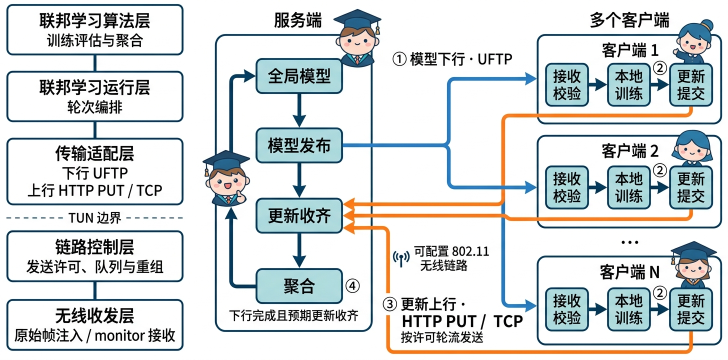
#> input picture outputs/autofigure/20261016-212601/figure-generated.png, 1456 x 720 px (shown at 1/2 size)
$ python cleanup.py
#> lines starting #> are read from the running program, lines starting #| are printed output that depends on the picture
"""对 AutoFigure PNG 做局部清理，保留生成原图作为来源。"""
from pathlib import Path
from PIL import Image, ImageDraw, ImageOps

root = Path(__file__).resolve().parent
source = root / 'figure-generated.png'
if not source.exists():
    source.write_bytes((root / 'figure.png').read_bytes())
image = Image.open(source).convert('RGB')
#> image is the input picture: PIL image 1456x720 RGB; mean R, G, B 212.8, 218, 218.8
scale = 3
canvas = image.resize((image.width * scale, image.height * scale), Image.Resampling.NEAREST)
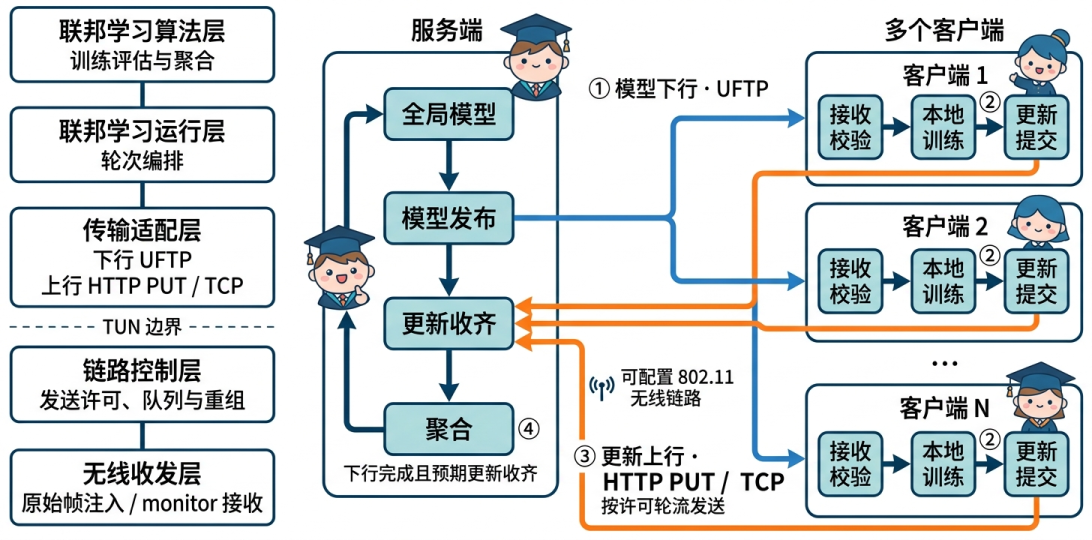
#> canvas: PIL image 4368x2160 RGB (shown at 1/4 size); mean R, G, B 212.8, 218, 218.8
draw = ImageDraw.Draw(canvas)

def box(bounds, fill='white'):
    draw.rectangle(tuple(round(v * scale) for v in bounds), fill=fill)

def line(points, fill, width):
    draw.line([(round(x * scale), round(y * scale)) for x, y in points], fill=fill, width=round(width * scale))

border = image.getpixel((600, 70))
#> border = (9, 53, 80)
loop = image.getpixel((462, 480))
#> loop = (2, 56, 92)

# 去掉错误的“模型发布 → 更新收齐”内部箭头。
box((581, 327, 616, 395))

# 清除服务端上方的人物，并恢复被遮挡的容器边框。
box((664, 12, 770, 142))
# 模型模块被人物遮挡的右上部分，利用模块左侧的对称边缘恢复。
patch = ImageOps.mirror(image.crop((512, 117, 535, 143)))
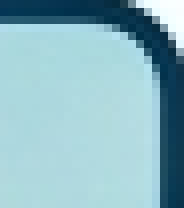
#> patch: PIL image 23x26 RGB (shown 8 times larger); mean R, G, B 140.5, 183, 193.2
canvas.paste(patch.resize((patch.width * scale, patch.height * scale), Image.Resampling.NEAREST), (664 * scale, 117 * scale))
# 精确重画服务端外边框的局部，避免叠加其他完好边框。
line([(664, 70), (726, 70)], border, 4)
draw.arc((708 * scale, 70 * scale, 744 * scale, 106 * scale), 270, 360, fill=border, width=4 * scale)
line([(744, 88), (744, 142)], border, 4)

# 清除聚合回路上的人物和多余箭头，恢复左边框及回路直线。
box((400, 298, 510, 442))
line([(431, 298), (431, 442)], border, 4)
line([(462, 298), (462, 442)], loop, 6)

# 清除三个客户端上方的人物，分别恢复容器顶边。
# 框内接收、训练、提交模块和全部通信箭头均保留。
box((1340, 35, 1438, 126))
line([(1340, 70), (1425, 70)], border, 4)
draw.arc((1407 * scale, 70 * scale, 1443 * scale, 106 * scale), 270, 360, fill=border, width=4 * scale)
line([(1443, 88), (1443, 126)], border, 4)

box((1340, 257, 1435, 331))
line([(1340, 271), (1425, 271)], border, 4)
draw.arc((1407 * scale, 271 * scale, 1443 * scale, 307 * scale), 270, 360, fill=border, width=4 * scale)
line([(1443, 289), (1443, 331)], border, 4)

box((1338, 477, 1437, 575))
line([(1338, 513), (1425, 513)], border, 4)
draw.arc((1407 * scale, 513 * scale, 1443 * scale, 549 * scale), 270, 360, fill=border, width=4 * scale)
line([(1443, 531), (1443, 575)], border, 4)

# 输出与原图相同的分辨率，抗锯齿只作用于局部修补边缘。
result = canvas.resize(image.size, Image.Resampling.LANCZOS)
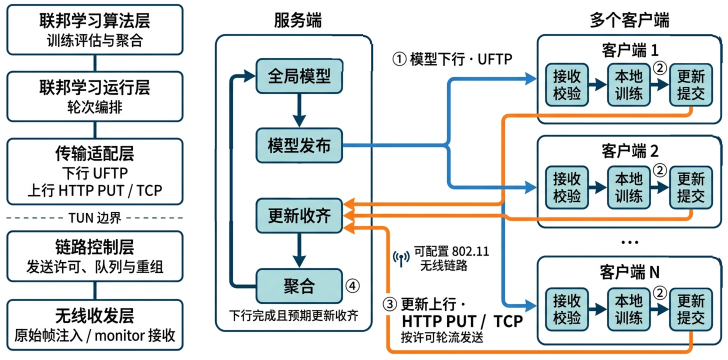
#> result: PIL image 1456x720 RGB (shown at 1/2 size); mean R, G, B 216.5, 221.3, 221.9
result.save(root / 'figure.png')
with Image.open(root / 'figure.png') as check:
#> (the run stopped early here; a loop or call above may not have finished)
